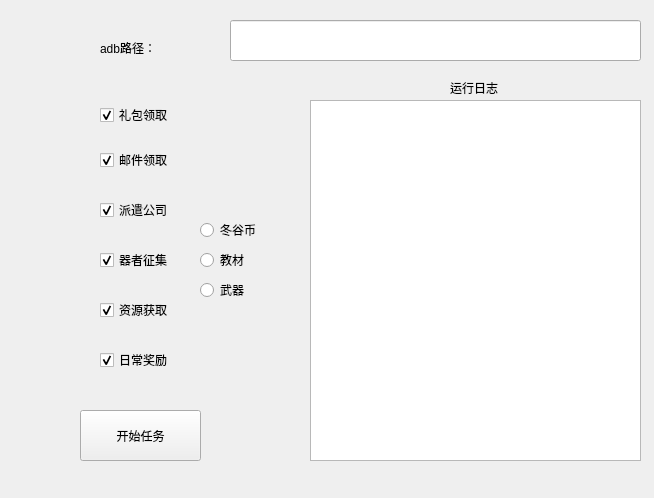
<?xml version="1.0" encoding="UTF-8"?>
<ui version="4.0">
 <class>Form</class>
 <widget class="QWidget" name="Form">
  <property name="windowModality">
   <enum>Qt::NonModal</enum>
  </property>
  <property name="enabled">
   <bool>true</bool>
  </property>
  <property name="geometry">
   <rect>
    <x>0</x>
    <y>0</y>
    <width>654</width>
    <height>498</height>
   </rect>
  </property>
  <property name="windowTitle">
   <string>WHA</string>
  </property>
  <property name="autoFillBackground">
   <bool>false</bool>
  </property>
  <widget class="QCheckBox" name="checkBox">
   <property name="geometry">
    <rect>
     <x>100</x>
     <y>100</y>
     <width>100</width>
     <height>30</height>
    </rect>
   </property>
   <property name="baseSize">
    <size>
     <width>0</width>
     <height>0</height>
    </size>
   </property>
   <property name="text">
    <string>礼包领取</string>
   </property>
   <property name="checked">
    <bool>true</bool>
   </property>
  </widget>
  <widget class="QPushButton" name="pushButton">
   <property name="geometry">
    <rect>
     <x>80</x>
     <y>410</y>
     <width>121</width>
     <height>51</height>
    </rect>
   </property>
   <property name="text">
    <string>开始任务</string>
   </property>
   <property name="checkable">
    <bool>true</bool>
   </property>
  </widget>
  <widget class="QCheckBox" name="checkBox_2">
   <property name="geometry">
    <rect>
     <x>100</x>
     <y>150</y>
     <width>79</width>
     <height>20</height>
    </rect>
   </property>
   <property name="text">
    <string>邮件领取</string>
   </property>
   <property name="checked">
    <bool>true</bool>
   </property>
  </widget>
  <widget class="QCheckBox" name="checkBox_3">
   <property name="geometry">
    <rect>
     <x>100</x>
     <y>200</y>
     <width>79</width>
     <height>20</height>
    </rect>
   </property>
   <property name="text">
    <string>派遣公司</string>
   </property>
   <property name="checked">
    <bool>true</bool>
   </property>
  </widget>
  <widget class="QCheckBox" name="checkBox_4">
   <property name="geometry">
    <rect>
     <x>100</x>
     <y>250</y>
     <width>79</width>
     <height>20</height>
    </rect>
   </property>
   <property name="text">
    <string>器者征集</string>
   </property>
   <property name="checked">
    <bool>true</bool>
   </property>
  </widget>
  <widget class="QCheckBox" name="checkBox_5">
   <property name="geometry">
    <rect>
     <x>100</x>
     <y>300</y>
     <width>79</width>
     <height>20</height>
    </rect>
   </property>
   <property name="text">
    <string>资源获取</string>
   </property>
   <property name="checked">
    <bool>true</bool>
   </property>
  </widget>
  <widget class="QCheckBox" name="checkBox_6">
   <property name="geometry">
    <rect>
     <x>100</x>
     <y>350</y>
     <width>79</width>
     <height>20</height>
    </rect>
   </property>
   <property name="text">
    <string>日常奖励</string>
   </property>
   <property name="checked">
    <bool>true</bool>
   </property>
  </widget>
  <widget class="QLineEdit" name="lineEdit">
   <property name="geometry">
    <rect>
     <x>230</x>
     <y>20</y>
     <width>411</width>
     <height>41</height>
    </rect>
   </property>
  </widget>
  <widget class="QLabel" name="label">
   <property name="geometry">
    <rect>
     <x>100</x>
     <y>40</y>
     <width>54</width>
     <height>16</height>
    </rect>
   </property>
   <property name="text">
    <string>adb路径：</string>
   </property>
  </widget>
  <widget class="QTextEdit" name="textEdit">
   <property name="geometry">
    <rect>
     <x>310</x>
     <y>100</y>
     <width>331</width>
     <height>361</height>
    </rect>
   </property>
   <property name="readOnly">
    <bool>true</bool>
   </property>
  </widget>
  <widget class="QLabel" name="label_2">
   <property name="geometry">
    <rect>
     <x>450</x>
     <y>80</y>
     <width>54</width>
     <height>16</height>
    </rect>
   </property>
   <property name="text">
    <string>运行日志</string>
   </property>
  </widget>
  <widget class="QRadioButton" name="radioButton">
   <property name="geometry">
    <rect>
     <x>200</x>
     <y>220</y>
     <width>95</width>
     <height>20</height>
    </rect>
   </property>
   <property name="text">
    <string>冬谷币</string>
   </property>
  </widget>
  <widget class="QRadioButton" name="radioButton_2">
   <property name="geometry">
    <rect>
     <x>200</x>
     <y>250</y>
     <width>95</width>
     <height>20</height>
    </rect>
   </property>
   <property name="text">
    <string>教材</string>
   </property>
  </widget>
  <widget class="QRadioButton" name="radioButton_3">
   <property name="geometry">
    <rect>
     <x>200</x>
     <y>280</y>
     <width>95</width>
     <height>20</height>
    </rect>
   </property>
   <property name="text">
    <string>武器</string>
   </property>
  </widget>
 </widget>
 <resources/>
 <connections>
  <connection>
   <sender>pushButton</sender>
   <signal>clicked()</signal>
   <receiver>pushButton</receiver>
   <slot>close()</slot>
   <hints>
    <hint type="sourcelabel">
     <x>140</x>
     <y>435</y>
    </hint>
    <hint type="destinationlabel">
     <x>140</x>
     <y>435</y>
    </hint>
   </hints>
  </connection>
 </connections>
</ui>
